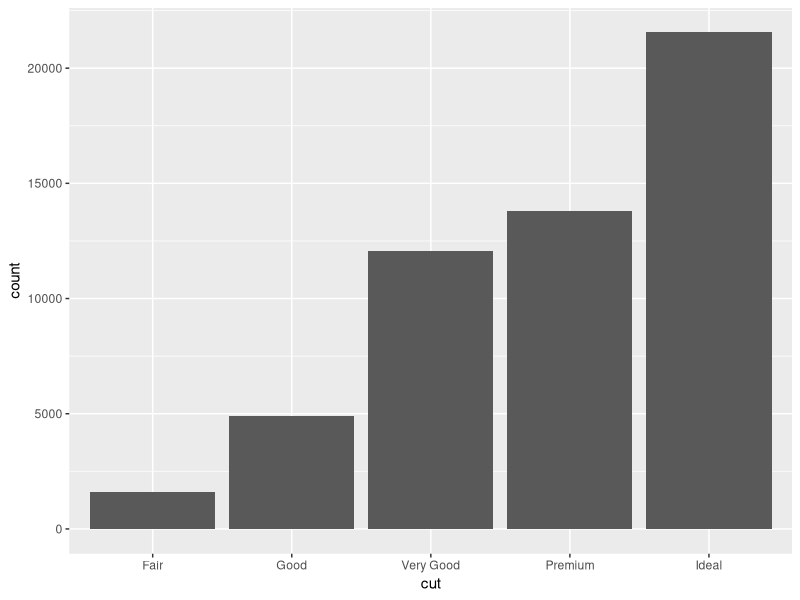
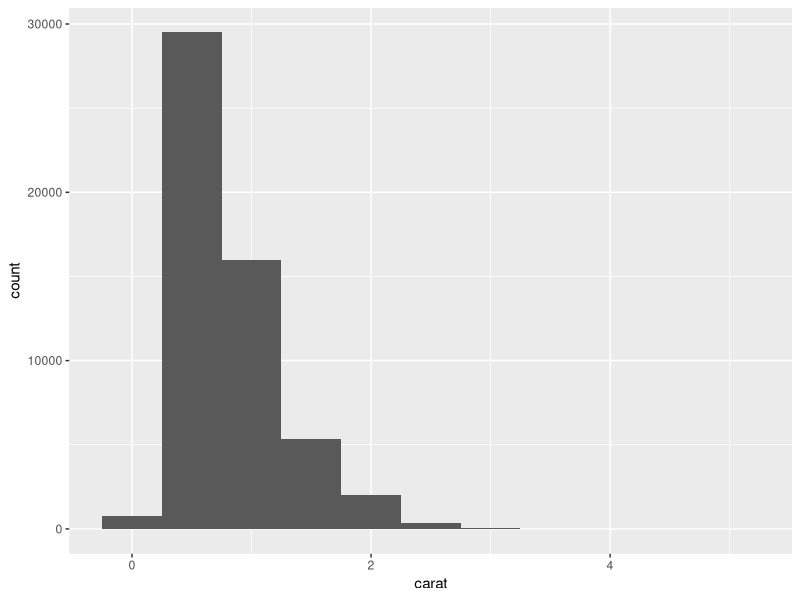
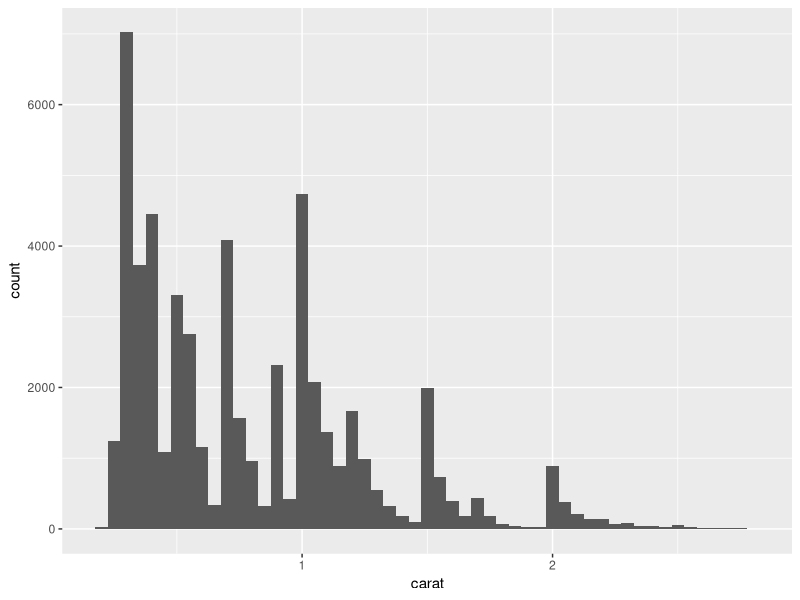
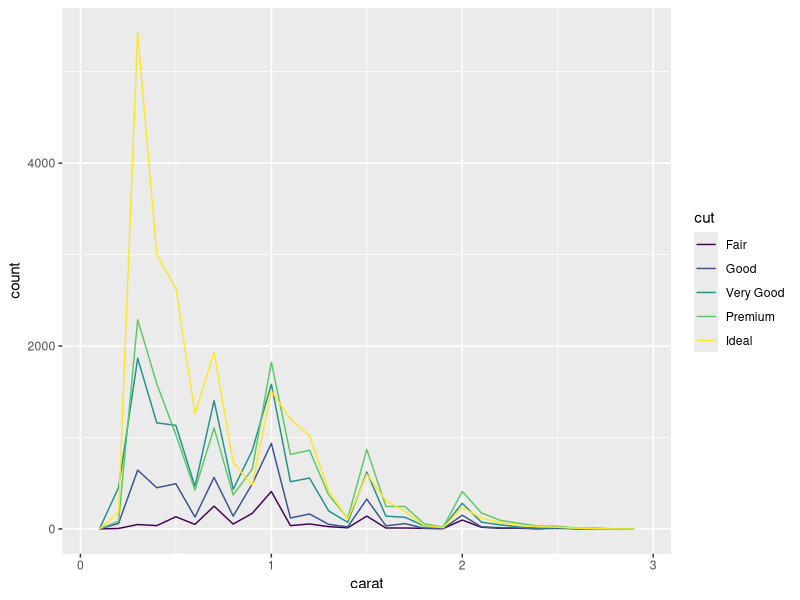

The R script that drew these images, in order:
library(tidyverse)

### ANÁLISIS EXPLORATORIO DE DATOS ###

# Modelar
# Representación gráfica
# Transformar datos

# ¿Que tipo de variaciones sufren las variables?
# ¿Que tipo de covariacion sufren las variables?

# Variable: Cantidad, factor o propiedad medible
# Valor: Estado de una variable al ser medida
# Observación: Conjunto de medidad tomadas en condiciones similares
#              data point, conjunto de valores tomados para cada variable
# Datos tabulares: Conjunto de valores asociado a cada variable y observación
#                  si los datos están limpios, cada valor tiene su propia celda,
#                  cada variable tiene su columna y cada observación su fila

### VARIACIÓN ###

## Variables categoricas: factor o vector de caracteres

# Representaciín gráfica
ggplot(data = diamonds) +
  geom_bar(mapping = aes(x = cut))

# Representación numérica
diamonds %>%
  count(cut)
  
## Variables continuas: Conjunto infinito de valores ordenados (números, fechas)

# Representacion gráfica
ggplot(data = diamonds) +
  geom_histogram(mapping = aes(x = carat), binwidth = 0.5) # El parámetro binwidth nos permite crear un intervalo

# Representación numérica
diamonds %>%
  count(cut_width(carat, 0.5)) # El parámetro cut_width nos permite contar para un intervalo establecido
  
diamonds_filter <- diamonds %>%
  filter(carat < 3)

ggplot(data = diamonds_filter) +
  geom_histogram(mapping = aes(x = carat), binwidth = 0.05)

ggplot(data = diamonds_filter) + 
  geom_freqpoly(mapping = aes(x = carat, color = cut), binwidth = 0.1)
